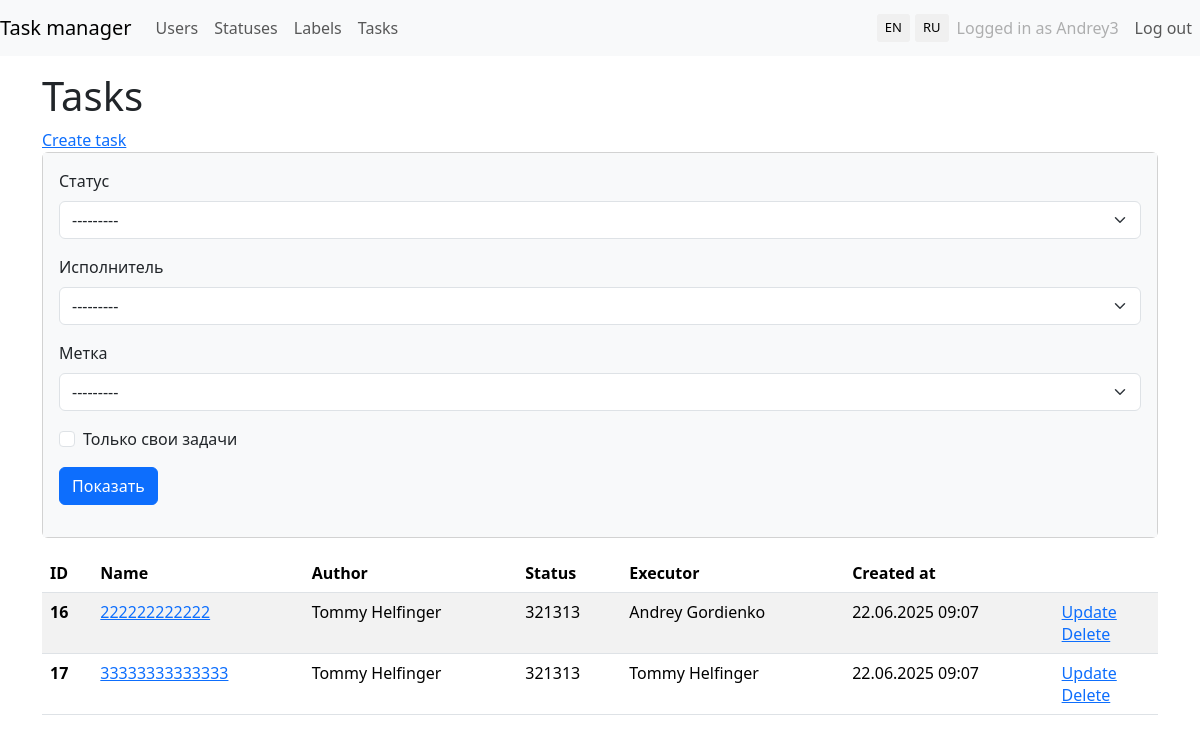
/tasks/ (signed in), run on an earlier commit of the app's database.
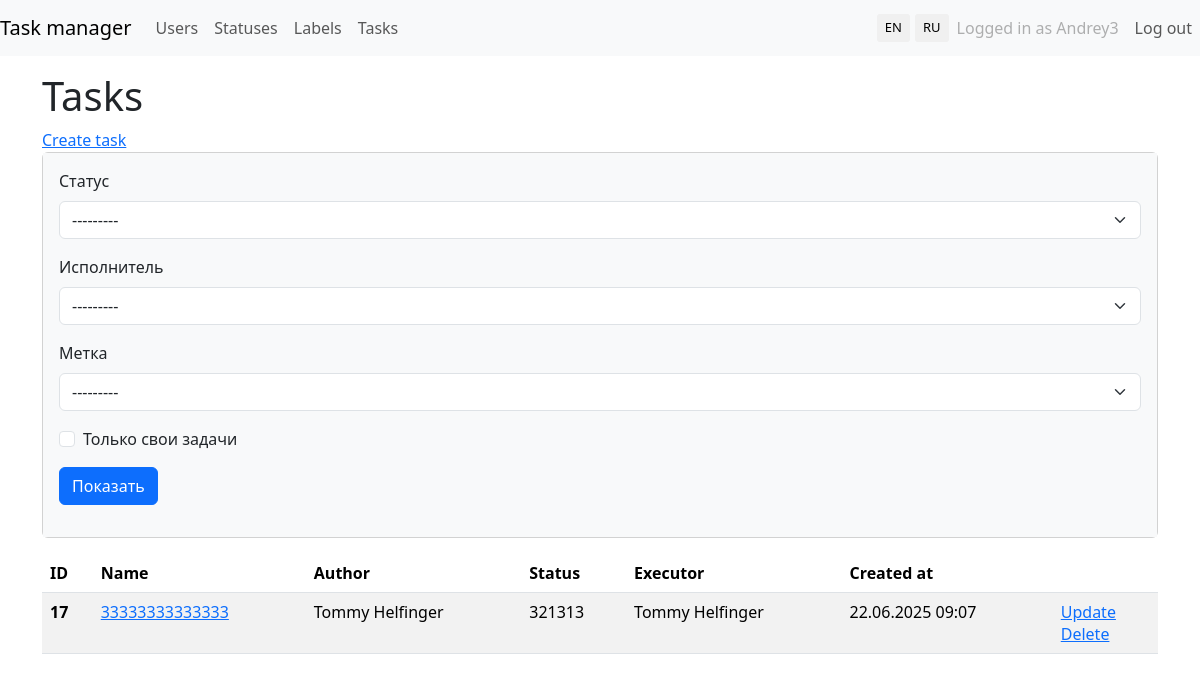
And on a later commit of the database.
### task_manager/tasks/models.py (models this page shows, shortened)
class Task(models.Model):
    name = models.CharField(
        verbose_name="Имя",
        max_length=150,
        null=False,
        blank=False,
        unique=True,
    )
    description = models.TextField(
        verbose_name="Описание",
        blank=True,
    )
    status = models.ForeignKey(Status, on_delete=models.PROTECT, verbose_name="Статус")
    executor = models.ForeignKey(
        MyUser,
        on_delete=models.CASCADE,
        blank=True,
        null=True,
        verbose_name="Исполнитель",
        related_name="executors",
    )
    author = models.ForeignKey(
        MyUser,
        on_delete=models.CASCADE,
        verbose_name="Автор",
        related_name="authors",
    )
    labels = models.ManyToManyField(
        Label,
        blank=True,
        verbose_name="Метки",
        related_name="labels",
        through="TaskLabels",
    )
    created_at = models.DateTimeField(
        verbose_name="Дата создания",
        auto_now_add=True,
    )
    class Meta:
        verbose_name = "Task"
        verbose_name_plural = "Tasks"

### task_manager/users/models.py (models this page shows)
class MyUser(AbstractUser):
    created_at = models.DateTimeField(_("Creation date"), auto_now_add=True)
    def __str__(self):
        return self.get_full_name()

### task_manager/statuses/models.py (models this page shows)
class Status(models.Model):
    name = models.CharField(max_length=100, unique=True)
    created_at = models.DateTimeField(auto_now_add=True)
    def __str__(self):
        return self.name

### task_manager/tasks/views.py (the view)
# urls.py: path("", TaskListView.as_view(), name="task_list"),
class TaskListView(LoginRequiredMixin, FilterView):
    model = Task
    context_object_name = "task_list"
    template_name = "tasks/task_list.html"
    filterset_class = TaskFilter

### task_manager/labels/models.py (called while the page is built)
    def __str__(self):
        return self.name

### task_manager/templates/tasks/task_list.html (shortened to what this page needs)
{% extends "task_manager/base.html" %}
{% load i18n %}
{% load django_bootstrap5 %}
{% block content %}
<div class="mt-4">
    <h1 class="mt-1">{% translate "Tasks" %}</h1>
    <a href="{% url 'tasks:create_task' %}">{% translate 'Create task' %}</a>
    <div class="card mb-3">
        <div class="card-body bg-light">
            <form class="form-inline center" method="get">
                {% bootstrap_field filter.form.status field_class='ml-2 mr-3' %}
                {% bootstrap_field filter.form.executor field_class='mr-3 ml-2' %}
                {% bootstrap_field filter.form.labels field_class='mr-3 ml-2' %}
                {% bootstrap_field filter.form.self_tasks field_class='mr-3' %}
                <input class="btn btn-primary" type="submit" value="Показать">
            </form>
        </div>
    </div>
    {% if task_list %}
    <table class="table table-striped">
        <thead>
            <tr>
                <th scope="col">ID</th>
                <th scope="col">{% translate "Name" %}</th>
                <th scope="col">{% translate "Author" %}</th>
                <th scope="col">{% translate "Status" %}</th>
                <th scope="col">{% translate "Executor" %}</th>
                <th scope="col">{% translate "Created at" %}</th>
                <th scope="col"></th>
            </tr>
        </thead>
        <tbody>
            {% for task in task_list %}
            <tr>
                <th scope="row"> {{ task.id }}</th>
                <td>
                    <a href="{% url 'tasks:detail_task' task.pk %}">{{ task.name }}</a>
                </td>
                <td>{{ task.author }}</td>
                <td>{{ task.status }}</td>
                <td>{{ task.executor }}</td>
                <td>{{ task.created_at|date:"d.m.Y H:i" }}</td>
                <td>
                    <a href="{% url 'tasks:update_task' task.pk %}">{% translate 'Update' %}</a>
                    <br>
                    <a href="{% url 'tasks:delete_task' task.pk %}">{% translate 'Delete' %}</a>
                </td>
            </tr>
            {% endfor %}
        </tbody>
    </table>
    {% else %}
    <p>There are no tasks.</p>
    {% endif %}
    {% endblock %}

What changed in the data, as far as the page shows it:
removed Task: id "16", name "222222222222", author "Tommy Helfinger", status "321313", executor "Andrey Gordienko", created_at "22.06.2025 09:07"
